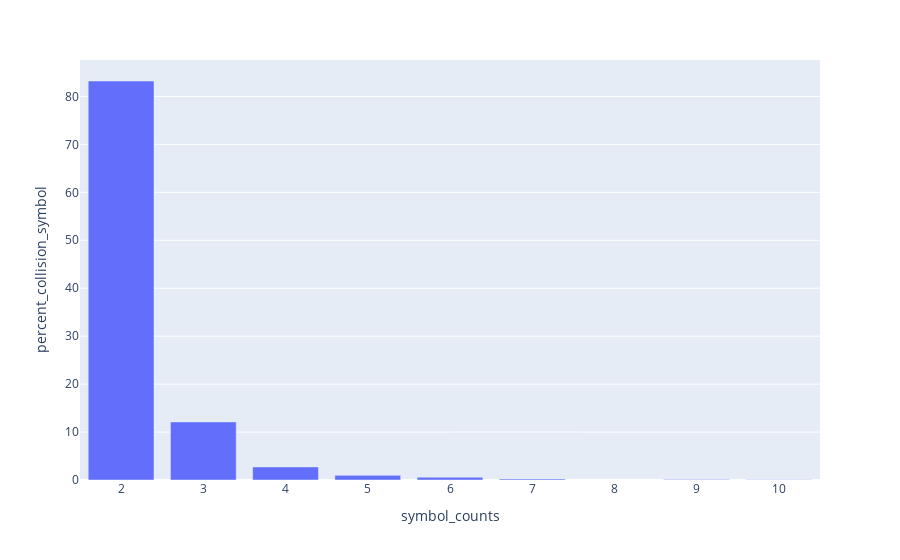

The code cell stored with this chart in its notebook:
### Code cell
create_ambiguous_symbol_histogram(hgnc_ambiguous_symbol_counts, "HGNC", hgnc_ambiguous_symbol_set_count)

### Figure 1 — Plotly figure (JSON) as saved in the notebook; plotly's stock layout.template omitted (floating-point values rounded to 4 significant figures)
{"data": [{"hovertemplate": "symbol_counts=%{x}<br>percent_collision_symbol=%{y}<extra></extra>", "legendgroup": "", "marker": {"color": "#636efa", "pattern": {"shape": ""}}, "name": "", "orientation": "v", "showlegend": false, "textposition": "auto", "type": "bar", "x": [2, 3, 4, 5, 6, 7, 9, 10], "xaxis": "x", "y": [83.22, 12.12, 2.73, 0.967, 0.5688, 0.2275, 0.1138, 0.05688], "yaxis": "y"}], "layout": {"barmode": "relative", "legend": {"tracegroupgap": 0}, "margin": {"t": 60}, "xaxis": {"anchor": "y", "domain": [0, 1], "title": {"text": "symbol_counts"}}, "yaxis": {"anchor": "x", "domain": [0, 1], "title": {"text": "percent_collision_symbol"}}}}
